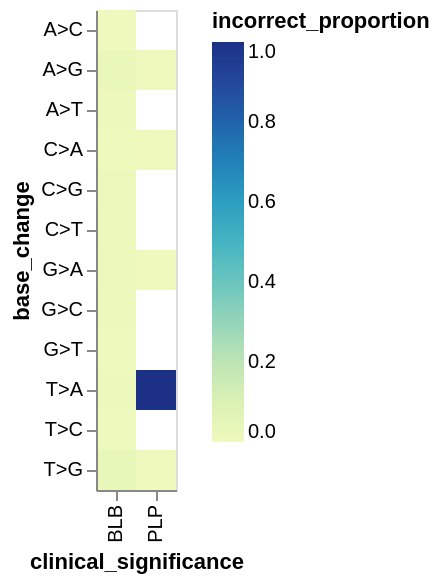

Here is the notebook cell this chart was saved with:
### Code cell
base_change_heatmap = alt.Chart(base_change_summary_df).mark_rect().encode(
    x=alt.X('clinical_significance:N'),
    y=alt.Y('base_change:N'),
    color=alt.Color('incorrect_proportion:Q'),
    tooltip = 'incorrect_proportion:Q'
)

base_change_heatmap.display()

### Figure 1 — Vega-Lite specification as saved in the notebook (floating-point values rounded to 4 significant figures)
{"config": {"view": {"continuousWidth": 300, "continuousHeight": 300}}, "data": {"name": "data-8d51228b2ef36fdd4464ebc64aebe55d"}, "mark": {"type": "rect"}, "encoding": {"color": {"field": "incorrect_proportion", "type": "quantitative"}, "tooltip": {"field": "incorrect_proportion", "type": "quantitative"}, "x": {"field": "clinical_significance", "type": "nominal"}, "y": {"field": "base_change", "type": "nominal"}}, "$schema": "https://vega.github.io/schema/vega-lite/v5.20.1.json", "datasets": {"data-8d51228b2ef36fdd4464ebc64aebe55d": [{"clinical_significance": "PLP", "base_change": "A>G", "correct_count": 3, "incorrect_count": 0, "correct_proportion": 1.0, "incorrect_proportion": 0.0}, {"clinical_significance": "PLP", "base_change": "C>A", "correct_count": 1, "incorrect_count": 0, "correct_proportion": 1.0, "incorrect_proportion": 0.0}, {"clinical_significance": "PLP", "base_change": "G>A", "correct_count": 1, "incorrect_count": 0, "correct_proportion": 1.0, "incorrect_proportion": 0.0}, {"clinical_significance": "PLP", "base_change": "T>G", "correct_count": 2, "incorrect_count": 0, "correct_proportion": 1.0, "incorrect_proportion": 0.0}, {"clinical_significance": "PLP", "base_change": "T>A", "correct_count": 0, "incorrect_count": 1, "correct_proportion": 0.0, "incorrect_proportion": 1.0}, {"clinical_significance": "BLB", "base_change": "A>C", "correct_count": 130, "incorrect_count": 0, "correct_proportion": 1.0, "incorrect_proportion": 0.0}, {"clinical_significance": "BLB", "base_change": "G>T", "correct_count": 216, "incorrect_count": 1, "correct_proportion": 0.9954, "incorrect_proportion": 0.004608}, {"clinical_significance": "BLB", "base_change": "T>C", "correct_count": 422, "incorrect_count": 2, "correct_proportion": 0.9953, "incorrect_proportion": 0.004717}, {"clinical_significance": "BLB", "base_change": "C>A", "correct_count": 177, "incorrect_count": 1, "correct_proportion": 0.9944, "incorrect_proportion": 0.005618}, {"clinical_significance": "BLB", "base_change": "G>C", "correct_count": 217, "incorrect_count": 2, "correct_proportion": 0.9909, "incorrect_proportion": 0.009132}, {"clinical_significance": "BLB", "base_change": "C>T", "correct_count": 781, "incorrect_count": 8, "correct_proportion": 0.9899, "incorrect_proportion": 0.01014}, {"clinical_significance": "BLB", "base_change": "A>T", "correct_count": 126, "incorrect_count": 2, "correct_proportion": 0.9844, "incorrect_proportion": 0.01562}, {"clinical_significance": "BLB", "base_change": "T>A", "correct_count": 120, "incorrect_count": 2, "correct_proportion": 0.9836, "incorrect_proportion": 0.01639}, {"clinical_significance": "BLB", "base_change": "G>A", "correct_count": 741, "incorrect_count": 15, "correct_proportion": 0.9802, "incorrect_proportion": 0.01984}, {"clinical_significance": "BLB", "base_change": "C>G", "correct_count": 279, "incorrect_count": 6, "correct_proportion": 0.9789, "incorrect_proportion": 0.02105}, {"clinical_significance": "BLB", "base_change": "A>G", "correct_count": 418, "incorrect_count": 12, "correct_proportion": 0.9721, "incorrect_proportion": 0.02791}, {"clinical_significance": "BLB", "base_change": "T>G", "correct_count": 171, "incorrect_count": 7, "correct_proportion": 0.9607, "incorrect_proportion": 0.03933}]}}
